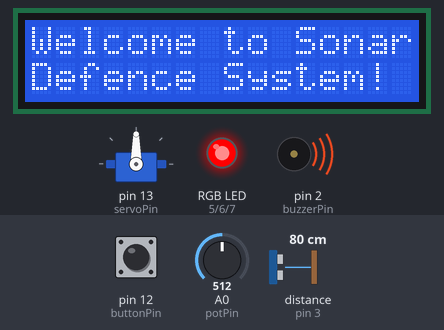
Bench run of a sketch on a simulated Arduino Uno, built with avr-gcc and run on an emulated ATmega328P. Shown: 16×2 character LCD, servo, an RGB LED mixed from three pins (HIGH = lit), buzzer (waves = sounding). Wiring (inferred from the names in the program): ultrasonic range finder: trigger pin 4; echo pin 3. Dashed ring = blinking. The test bench sets the inputs (shaded band); at power-on: pin 12 (buttonPin) LOW, distance to the obstacle (sensor on pin 3) 80 cm, A0 (potPin) = 512. The echo pulse lasts 58.3 µs per cm; dim RGB values are drawn brighter than linear; pins used as bus, display or sensor lines are not drawn.

Above: at 2.7 s.
5.2 s: pin 12 (buttonPin) pulled HIGH for 1 s
At 5.73 s:
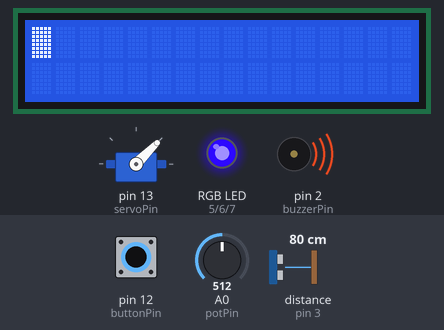
6.8 s: distance to the obstacle (sensor on pin 3) set to 29 cm
At 7.3 s:
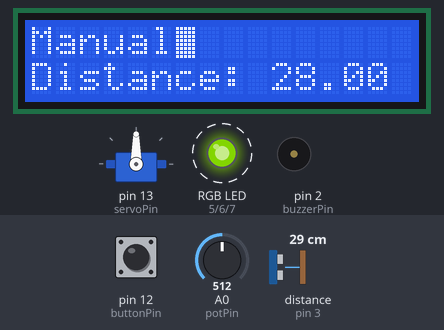
9.0 s: distance to the obstacle (sensor on pin 3) set to 24 cm
At 9.3 s:
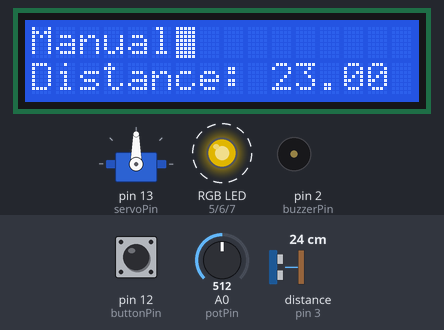
10.9 s: pin 12 (buttonPin) pulled HIGH for 0.15 s
At 11.2 s:
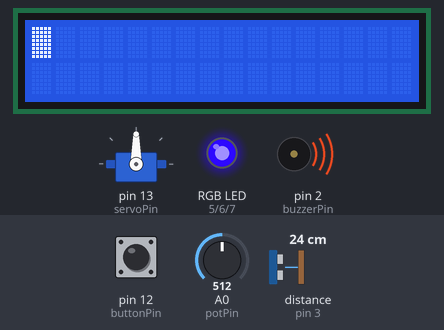
11.6 s: distance to the obstacle (sensor on pin 3) set to 2 cm
At 12.3 s:
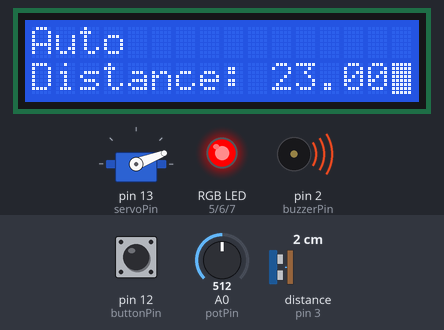
14.6 s: distance to the obstacle (sensor on pin 3) set to 18 cm
Timing chart, 0 to 20.9 s (numbered marks = the images above; inputs shaded):
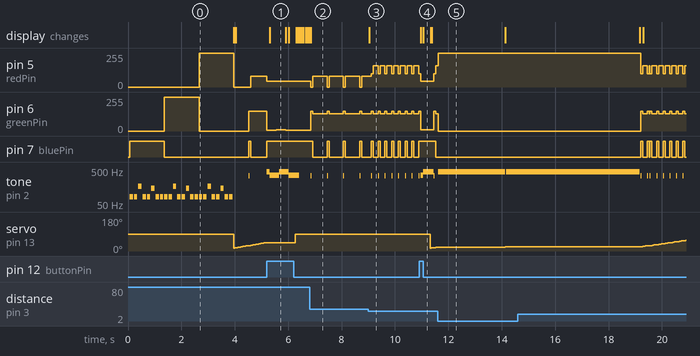

The sketch:

sonar.ino
```cpp
#include <LiquidCrystal.h>
#include <Servo.h>
#include "pitches.h"

int melody[] = {

  NOTE_E2, NOTE_E2, NOTE_E3, NOTE_E2, NOTE_E2, NOTE_D3, NOTE_E2, NOTE_E2,
  NOTE_C3, NOTE_E2, NOTE_E2, NOTE_AS2, NOTE_E2, NOTE_E2, NOTE_B2, NOTE_C3,
  NOTE_E2, NOTE_E2, NOTE_E3, NOTE_E2, NOTE_E2, NOTE_D3, NOTE_E2, NOTE_E2,
  NOTE_C3, NOTE_E2, NOTE_E2, NOTE_AS2,

  NOTE_E2, NOTE_E2, NOTE_E3, NOTE_E2, NOTE_E2, NOTE_D3, NOTE_E2, NOTE_E2,
  NOTE_C3, NOTE_E2, NOTE_E2, NOTE_AS2, NOTE_E2, NOTE_E2, NOTE_B2, NOTE_C3,
  NOTE_E2, NOTE_E2, NOTE_E3, NOTE_E2, NOTE_E2, NOTE_D3, NOTE_E2, NOTE_E2,
  NOTE_C3, NOTE_E2, NOTE_E2, NOTE_AS2,

  NOTE_E2, NOTE_E2, NOTE_E3, NOTE_E2, NOTE_E2, NOTE_D3, NOTE_E2, NOTE_E2,
  NOTE_C3, NOTE_E2, NOTE_E2, NOTE_AS2, NOTE_E2, NOTE_E2, NOTE_B2, NOTE_C3,
  NOTE_E2, NOTE_E2, NOTE_E3, NOTE_E2, NOTE_E2, NOTE_D3, NOTE_E2, NOTE_E2,
  NOTE_C3, NOTE_E2, NOTE_E2, NOTE_AS2,

  NOTE_E2, NOTE_E2, NOTE_E3, NOTE_E2, NOTE_E2, NOTE_D3, NOTE_E2, NOTE_E2,
  NOTE_C3, NOTE_E2, NOTE_E2, NOTE_AS2, NOTE_E2, NOTE_E2, NOTE_B2, NOTE_C3,
  NOTE_E2, NOTE_E2, NOTE_E3, NOTE_E2, NOTE_E2, NOTE_D3, NOTE_E2, NOTE_E2,
  NOTE_FS3, NOTE_D3, NOTE_B2, NOTE_A3, NOTE_FS3, NOTE_B2, NOTE_D3, NOTE_FS3, NOTE_A3, NOTE_FS3, NOTE_D3, NOTE_B2,

  NOTE_E2, NOTE_E2, NOTE_E3, NOTE_E2, NOTE_E2, NOTE_D3, NOTE_E2, NOTE_E2,
  NOTE_C3, NOTE_E2, NOTE_E2, NOTE_AS2, NOTE_E2, NOTE_E2, NOTE_B2, NOTE_C3,
  NOTE_E2, NOTE_E2, NOTE_E3, NOTE_E2, NOTE_E2, NOTE_D3, NOTE_E2, NOTE_E2,
  NOTE_C3, NOTE_E2, NOTE_E2, NOTE_AS2,

  NOTE_E2, NOTE_E2, NOTE_E3, NOTE_E2, NOTE_E2, NOTE_D3, NOTE_E2, NOTE_E2,
  NOTE_C3, NOTE_E2, NOTE_E2, NOTE_AS2, NOTE_E2, NOTE_E2, NOTE_B2, NOTE_C3,
  NOTE_E2, NOTE_E2, NOTE_E3, NOTE_E2, NOTE_E2, NOTE_D3, NOTE_E2, NOTE_E2,
  NOTE_B3, NOTE_G3, NOTE_E3, NOTE_G3, NOTE_B3, NOTE_E4, NOTE_G3, NOTE_B3, NOTE_E4, NOTE_B3, NOTE_G4, NOTE_B4,

  NOTE_A2, NOTE_A2, NOTE_A3, NOTE_A2, NOTE_A2, NOTE_G3, NOTE_A2, NOTE_A2,
  NOTE_F3, NOTE_A2, NOTE_A2, NOTE_DS3, NOTE_A2, NOTE_A2, NOTE_E3, NOTE_F3,
  NOTE_A2, NOTE_A2, NOTE_A3, NOTE_A2, NOTE_A2, NOTE_G3, NOTE_A2, NOTE_A2,
  NOTE_F3, NOTE_A2, NOTE_A2, NOTE_DS3,

  NOTE_A2, NOTE_A2, NOTE_A3, NOTE_A2, NOTE_A2, NOTE_G3, NOTE_A2, NOTE_A2,
  NOTE_F3, NOTE_A2, NOTE_A2, NOTE_DS3, NOTE_A2, NOTE_A2, NOTE_E3, NOTE_F3,
  NOTE_A2, NOTE_A2, NOTE_A3, NOTE_A2, NOTE_A2, NOTE_G3, NOTE_A2, NOTE_A2,
  NOTE_A3, NOTE_F3, NOTE_D3, NOTE_A3, NOTE_F3, NOTE_D3, NOTE_C4, NOTE_A3, NOTE_F3, NOTE_A3, NOTE_F3, NOTE_D3,
};
int noteDurations[] = {

  8, 8, 8, 8, 8, 8, 8, 8,
  8, 8, 8, 8, 8, 8, 8, 8,
  8, 8, 8, 8, 8, 8, 8, 8,
  8, 8, 8, 2,

  8, 8, 8, 8, 8, 8, 8, 8,
  8, 8, 8, 8, 8, 8, 8, 8,
  8, 8, 8, 8, 8, 8, 8, 8,
  8, 8, 8, 2,

  8, 8, 8, 8, 8, 8, 8, 8,
  8, 8, 8, 8, 8, 8, 8, 8,
  8, 8, 8, 8, 8, 8, 8, 8,
  8, 8, 8, 2,

  8, 8, 8, 8, 8, 8, 8, 8,
  8, 8, 8, 8, 8, 8, 8, 8,
  8, 8, 8, 8, 8, 8, 8, 8,
  16, 16, 16, 16, 16, 16, 16, 16, 16, 16, 16, 16,

  8, 8, 8, 8, 8, 8, 8, 8,
  8, 8, 8, 8, 8, 8, 8, 8,
  8, 8, 8, 8, 8, 8, 8, 8,
  8, 8, 8, 2,

  8, 8, 8, 8, 8, 8, 8, 8,
  8, 8, 8, 8, 8, 8, 8, 8,
  8, 8, 8, 8, 8, 8, 8, 8,
  16, 16, 16, 16, 16, 16, 16, 16, 16, 16, 16, 16,

  8, 8, 8, 8, 8, 8, 8, 8,
  8, 8, 8, 8, 8, 8, 8, 8,
  8, 8, 8, 8, 8, 8, 8, 8,
  8, 8, 8, 2,

  8, 8, 8, 8, 8, 8, 8, 8,
  8, 8, 8, 8, 8, 8, 8, 8,
  8, 8, 8, 8, 8, 8, 8, 8,
  16, 16, 16, 16, 16, 16, 16, 16, 16, 16, 16, 16,

};

LiquidCrystal lcd (0, 1, 8, 9, 10, 11);
int servoPin = 13;
int echoPin = 3;
int triggerPin = 4;
int buzzerPin = 2;
int buttonPin = 12;
int potPin = A0;

float duration = 0.0;
float distance = 0.0;
int pos;
Servo servo;

int potReading;
int angle;

int button;
int oldButton = 1;
int state = 0;
bool needToBreak = false;

int beepPeriod = 15;

int redPin = 5;
int greenPin = 6;
int bluePin = 7;

void setup() {
  pinMode(echoPin, INPUT);
  pinMode(buttonPin, INPUT);
  pinMode(triggerPin, OUTPUT);
  pinMode(buzzerPin, OUTPUT);

  pinMode(redPin, OUTPUT);
  pinMode(greenPin, OUTPUT);
  pinMode(bluePin, OUTPUT);

  lcd.begin(16, 2);
  lcd.setCursor(0, 0);
  lcd.print("Welcome to Sonar");
  lcd.setCursor(0, 1);
  lcd.print("Defence System!");
  servo.attach(servoPin);
  SetColor(0, 0, 255);
  PlayMelody();
  SetColor(0, 255, 0);
  PlayMelody();
  SetColor(255, 0, 0);
  PlayMelody();
  SetColor(0, 0, 0);
  lcd.setCursor(0, 0);
  lcd.clear();
}

void loop(){
  button = digitalRead(buttonPin);
    if(state == 0){

      lcd.setCursor(0, 0);
      lcd.print("Auto");
      for(pos = 15; pos < 165; pos += 1){
        CheckButton();
        if (needToBreak) {break;}
        BeepingFar();
        oneAutoRotation();
      }

      for(pos = 165; pos >= 15; pos -= 1) {
        CheckButton();
        if (needToBreak) {break;}
        BeepingFar();
        oneAutoRotation();
      }
      needToBreak = false;
    }
    else if (state == 1){

      for(; beepPeriod <= 165;){
        CheckButton();
        if (needToBreak) {break;}
        ManualDistanceBeep();
        //ManualControl();
        BeepingFar();
      }
      needToBreak = false;
    }

}
int calculateDistance(){
    digitalWrite(triggerPin, LOW);
    delayMicroseconds(2);

    digitalWrite(triggerPin, HIGH);
    delayMicroseconds(10);
    digitalWrite(triggerPin, LOW);
    duration = pulseIn(echoPin, HIGH);
    distance = duration * 0.034 / 2;
    return distance;
}
void oneAutoRotation(){
  servo.write(pos);
  DetectLogic();
}

void CheckButton(){
  button = digitalRead(buttonPin);
  if(button == oldButton)
  {
    oldButton = 1;
    if(state==1) {
      SetColor(45, 8, 130);
      tone(buzzerPin, 350, 6000);
      delay(100);
      tone(buzzerPin, 450, 400);
    }
    else{
      SetColor(45, 4, 140);
      tone(buzzerPin, 450, 6000);
      delay(100);
      tone(buzzerPin, 350, 400);
    }
    state = !state;
    needToBreak = true;
    lcd.blink();
    lcd.setCursor(0, 1);
    lcd.clear();
    lcd.setCursor(0, 0);
    lcd.clear();
    delay(250);
  }
}

void PlayMelody(){
  for (int thisNote = 0; thisNote < 8; thisNote++) {

    int noteDuration = 1000 / noteDurations[thisNote];

    tone(buzzerPin, melody[thisNote], noteDuration);

    int pauseBetweenNotes = noteDuration * 1.30;

    delay(pauseBetweenNotes);


    noTone(8);

  }
}

void Beeping(int db, int time) {
  tone(buzzerPin, db, 6000);
  delay(time/distance);
  noTone(buzzerPin);
}

void BeepingFar(){
  beepPeriod++;
    if(beepPeriod>165){
      beepPeriod = 15;
    }
}

void ManualControl(){
  lcd.setCursor(0, 0);
  lcd.print("Manual");
  potReading = analogRead(potPin);
  angle = map(potReading, 0, 1023, 15, 165);
  servo.write(angle);
  //lcd.setCursor(0, 1);
  //lcd.print(potReading);
}

void ManualDistanceBeep(){
  ManualControl();
  DetectLogic();
}

void SetColor(int redValue, int greenValue ,int blueValue) {
  analogWrite(redPin, redValue);
  analogWrite(greenPin, greenValue);
  analogWrite(bluePin, blueValue);
}

void DetectLogic(){
  delay(30);
    distance = calculateDistance();
    if(distance > 40){
      if(beepPeriod % 30 == 0){
        SetColor(0, 150, 150);
        tone(buzzerPin, 340, 6000);
        delay(25);
        noTone(buzzerPin);
        delay(50);
        SetColor(80, 150, 80);
      }
    }
    else if(distance > 25){
      if(beepPeriod % 15 == 0){
        SetColor(0, 150, 150);
        tone(buzzerPin, 340, 6000);
        delay(25);
        noTone(buzzerPin);
        delay(50);
        SetColor(80, 130, 80);
      }
    }
    else if(distance > 15){
      if(beepPeriod % 5 == 0){
        SetColor(100, 150, 150);
        tone(buzzerPin, 340, 6000);
        delay(25);
        noTone(buzzerPin);
        delay(50);
        SetColor(160, 130, 50);
      }
    }
    else if (distance > 10)
    {
      //SetColor(100, 150, 150);
      SetColor(255,0,0);
      Beeping(440,500);
      delay(50);
      SetColor(160, 130, 50);
    }
    else{
      SetColor(255,0,0);
      Beeping(440,5000);
    }
    lcd.setCursor(0, 1);
    lcd.print("Distance: ");
    lcd.print(distance);
}
```

pitches.h
```cpp
#define NOTE_B0  31
#define NOTE_C1  33
#define NOTE_CS1 35
#define NOTE_D1  37
#define NOTE_DS1 39
#define NOTE_E1  41
#define NOTE_F1  44
#define NOTE_FS1 46
#define NOTE_G1  49
#define NOTE_GS1 52
#define NOTE_A1  55
#define NOTE_AS1 58
#define NOTE_B1  62
#define NOTE_C2  65
#define NOTE_CS2 69
#define NOTE_D2  73
#define NOTE_DS2 78
#define NOTE_E2  82
#define NOTE_F2  87
#define NOTE_FS2 93
#define NOTE_G2  98
#define NOTE_GS2 104
#define NOTE_A2  110
#define NOTE_AS2 117
#define NOTE_B2  123
#define NOTE_C3  131
#define NOTE_CS3 139
#define NOTE_D3  147
#define NOTE_DS3 156
#define NOTE_E3  165
#define NOTE_F3  175
#define NOTE_FS3 185
#define NOTE_G3  196
#define NOTE_GS3 208
#define NOTE_A3  220
#define NOTE_AS3 233
#define NOTE_B3  247
#define NOTE_C4  262
#define NOTE_CS4 277
#define NOTE_D4  294
#define NOTE_DS4 311
#define NOTE_E4  330
#define NOTE_F4  349
#define NOTE_FS4 370
#define NOTE_G4  392
#define NOTE_GS4 415
#define NOTE_A4  440
#define NOTE_AS4 466
#define NOTE_B4  494
#define NOTE_C5  523
#define NOTE_CS5 554
#define NOTE_D5  587
#define NOTE_DS5 622
#define NOTE_E5  659
#define NOTE_F5  698
#define NOTE_FS5 740
#define NOTE_G5  784
#define NOTE_GS5 831
#define NOTE_A5  880
#define NOTE_AS5 932
#define NOTE_B5  988
#define NOTE_C6  1047
#define NOTE_CS6 1109
#define NOTE_D6  1175
#define NOTE_DS6 1245
#define NOTE_E6  1319
#define NOTE_F6  1397
#define NOTE_FS6 1480
#define NOTE_G6  1568
#define NOTE_GS6 1661
#define NOTE_A6  1760
#define NOTE_AS6 1865
#define NOTE_B6  1976
#define NOTE_C7  2093
#define NOTE_CS7 2217
#define NOTE_D7  2349
#define NOTE_DS7 2489
#define NOTE_E7  2637
#define NOTE_F7  2794
#define NOTE_FS7 2960
#define NOTE_G7  3136
#define NOTE_GS7 3322
#define NOTE_A7  3520
#define NOTE_AS7 3729
#define NOTE_B7  3951
#define NOTE_C8  4186
#define NOTE_CS8 4435
#define NOTE_D8  4699
#define NOTE_DS8 4978
```

Measured:
- the behaviour switches between 27 and 26 cm on distance to the obstacle (sensor on pin 3) (found by bisection; images 2 and 3)
- after the input at 5.2 s, pin 6 (greenPin): 150/255 → 4/255 at once, → 8/255 0.35 s later, → 4/255 0.36 s later; the display: changes after 0.11 s (image 1)
- after the input at 6.8 s, pin 5 (redPin): alternates 80/255 for 0.54 s and 0/255 for 0.08 s, starting after 0.66 s; tone on pin 2 (buzzerPin): alternates 340 Hz for 0.03 s and silent for 0.59 s, starting after 0.66 s; the display: first differs from a run without the input at once (image 2)
- after the input at 9.0 s, pin 5 (redPin): alternates 160/255 for 0.18 s and 100/255 for 0.08 s, starting after 0.11 s; pin 6 (greenPin): alternates 150/255 for 0.08 s and 130/255 for 0.18 s, starting after 0.11 s
- after the input at 10.9 s, servo on pin 13 (servoPin): 90° → 18° after 0.42 s, → 21° 0.21 s later; the display: first changes after 0.06 s (image 4 shows a later state)
- after the input at 11.6 s, pin 7 (bluePin): stops changing and stays LOW
- by itself, pin 7 (bluePin): alternates HIGH for 0.08 s and LOW for 0.54 s
- by itself, tone on pin 2 (buzzerPin): plays 450 Hz for 0.10 s, 350 Hz for 0.35 s, 450 Hz for 0.36 s, 350 Hz for 0.40 s
